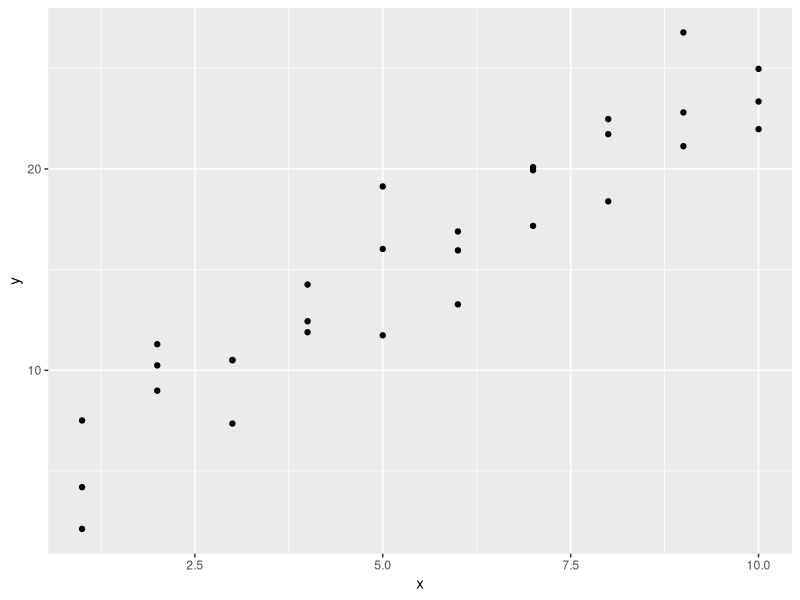
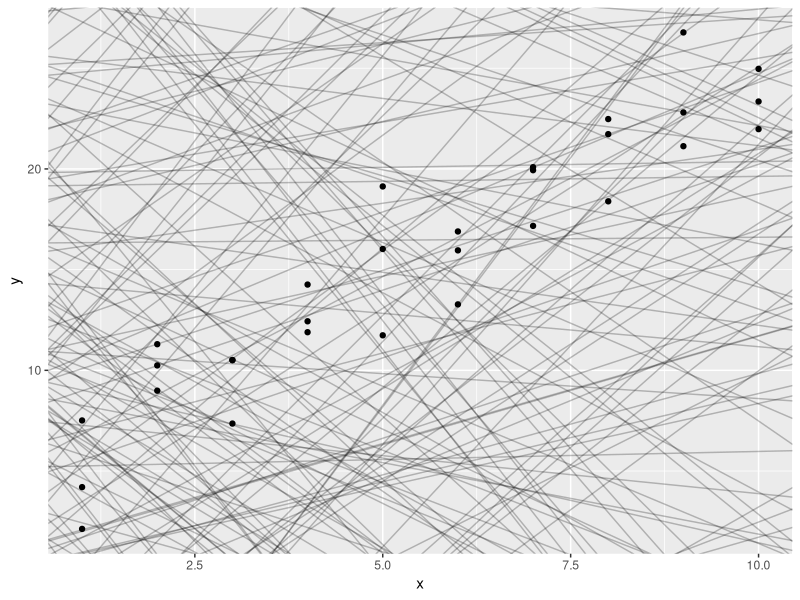
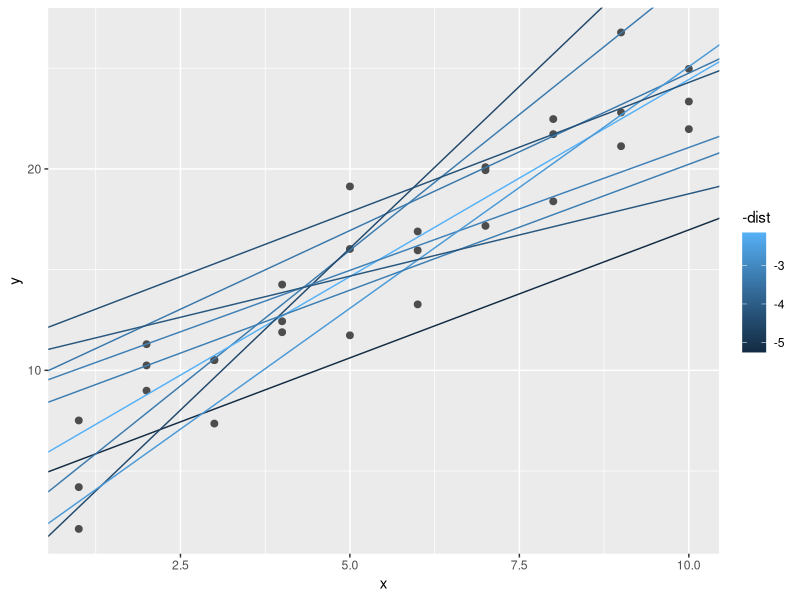
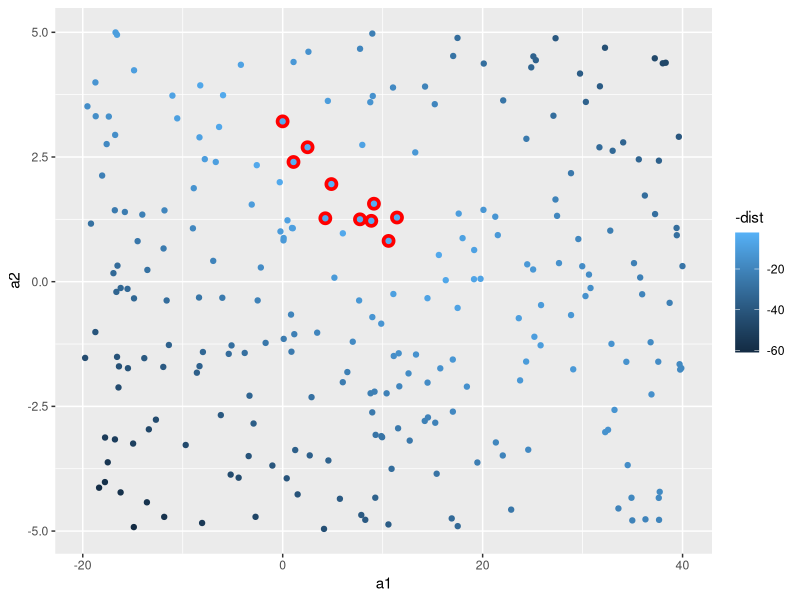

The R source for these figures, in order:

# Chapter 18: Model Basics with modelr ------------------------------------

# Prerequisites -----------------------------------------------------------
library(tidyverse)
library(modelr)
options(na.action=na.warn)


# A Simple Model ----------------------------------------------------------

view(sim1)
ggplot(sim1,aes(x,y))+
  geom_point()

models <- tibble(
  a1 = runif(250, -20, 40),
  a2 = runif(250, -5, 5)
)

ggplot(sim1, aes(x, y)) + 
  geom_abline(aes(intercept = a1, slope = a2), data = models, alpha = 1/4) +
  geom_point() 

sim1<-sim1

model1<-function(a,data){
  a[1]+data$x*a[2]
}

model1(c(7,1.5),sim1)

measure_distance<-function(mod,data){
  diff<-data$y-model1(mod,data)
  sqrt(mean(diff^2))
}

measure_distance(c(7,1.5),sim1)

sim1_dist<-function(a1,a2){
  measure_distance(c(a1,a2),sim1)
}

models<-models %>% 
  mutate(dist=map2_dbl(a1,a2,sim1_dist))

view(models)

ggplot(sim1,aes(x,y))+
  geom_point(size=2,color="grey30")+
  geom_abline(aes(intercept = a1,slope = a2,color=-dist),data=filter(models,rank(dist)<=10))

ggplot(models,aes(a1,a2))+
  geom_point(data=filter(models,rank(dist)<=10),
             size=4,
             colour="red")+
  geom_point(aes(colour=-dist))
